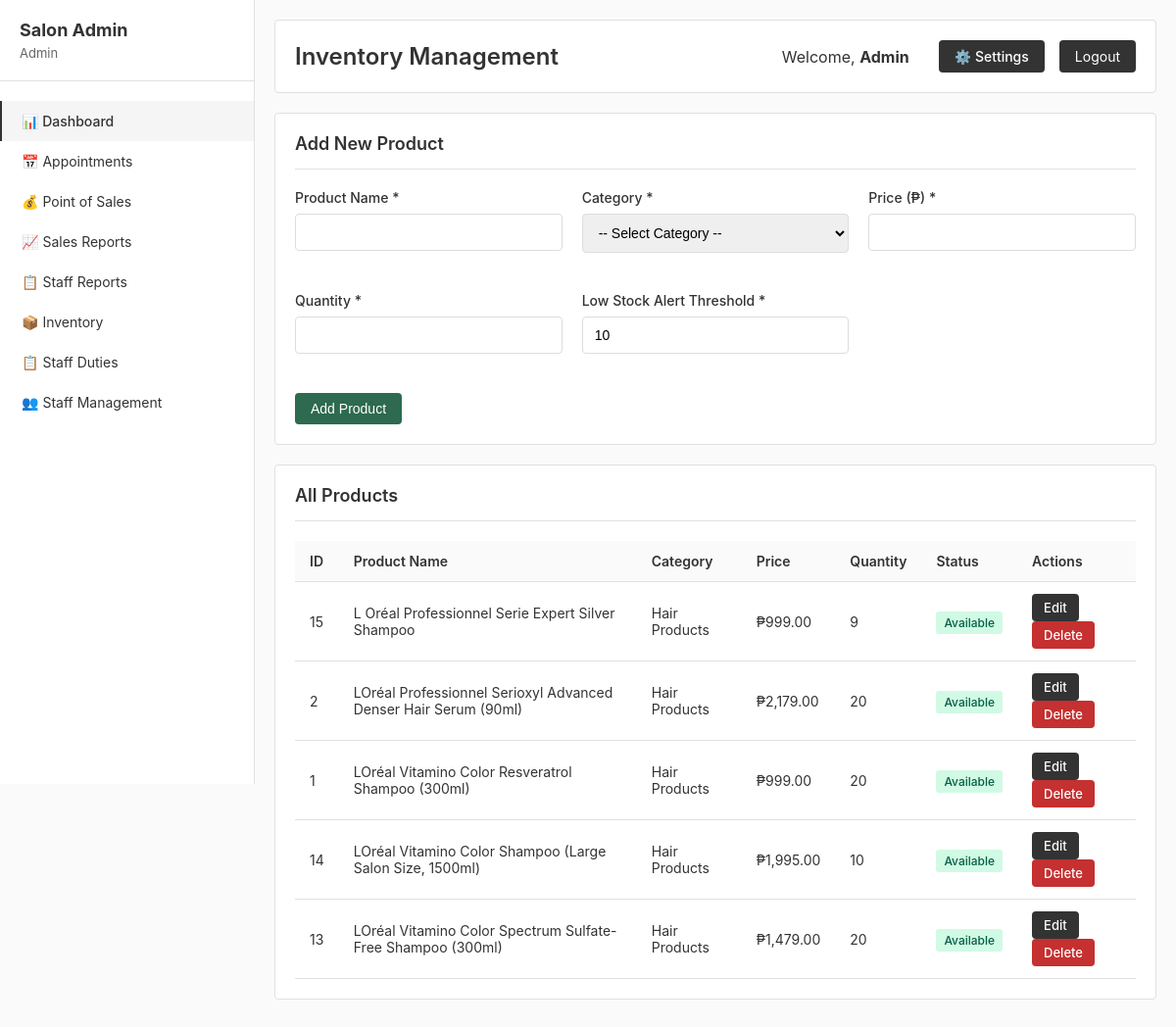
Screenshot of /salon_management_system/admin/inventory.php (signed in) with the database file from the repository.
### tables this page shows
CREATE TABLE `products` (
  `product_id` int(11) NOT NULL,
  `product_name` varchar(100) NOT NULL,
  `category_id` int(11) DEFAULT NULL,
  `price` decimal(10,2) NOT NULL,
  `quantity` int(11) DEFAULT 0,
  `low_stock_threshold` int(11) DEFAULT 10,
  `status` enum('available','out_of_stock') DEFAULT 'available',
  `created_at` timestamp NOT NULL DEFAULT current_timestamp(),
  `updated_at` timestamp NOT NULL DEFAULT current_timestamp() ON UPDATE current_timestamp()
);

CREATE TABLE `product_categories` (
  `category_id` int(11) NOT NULL,
  `category_name` varchar(50) NOT NULL,
  `created_at` timestamp NOT NULL DEFAULT current_timestamp()
);

### salon_management_system/config/auth.php (called while the page is built, shortened)
<?php
function getCurrentUserName()  { return $_SESSION['full_name']  ?? 'User'; }
?>

### salon_management_system/admin/inventory.php (the view, shortened to what this page needs)
<?php
require_once '../config/auth.php';
$pdo = getPDOConnection();
$edit_product = null;
$stmt = $pdo->query("
    SELECT p.*, c.category_name
    FROM products p
    LEFT JOIN product_categories c ON p.category_id = c.category_id
    ORDER BY p.product_name
");
$products = $stmt->fetchAll();
?>
<!DOCTYPE html>
<html lang="en">
<head>
    <link rel="stylesheet" href="../assets/css/style.css">
</head>
<body>
    <div class="dashboard-container">
        <aside class="sidebar">
            <div class="sidebar-header">
                <h2>Salon Admin</h2>
                <p><?php echo getCurrentUserName(); ?></p>
            </div>
            <nav class="sidebar-menu">
                <a href="dashboard.php" class="active">&#x1F4CA; Dashboard</a>
                <a href="appointments_admin.php">&#x1F4C5; Appointments</a>
                <a href="pos.php">&#x1F4B0; Point of Sales</a>
                <a href="sales_reports.php">&#x1F4C8; Sales Reports</a>
                <a href="staff_reports_admin.php">&#x1F4CB; Staff Reports</a>
                <a href="inventory.php">&#x1F4E6; Inventory</a>
                <a href="staff_duties.php">&#x1F4CB; Staff Duties</a>
                <a href="staff_management.php">&#x1F465; Staff Management</a>
            </nav>
        </aside>
        <main class="main-content">
            <div class="top-bar">
                <h1>Inventory Management</h1>
                <div class="user-info">
                    <span style="margin-right: 15px;">Welcome, <strong><?php echo getCurrentUserName(); ?></strong></span>
                    <a href="settings.php" class="btn btn-primary">⚙️ Settings</a>
                    <a href="../logout.php" class="btn-logout">Logout</a>
                </div>
            </div>
            <div class="content-box">
                <h2><?php echo $edit_product ? 'Edit Product' : 'Add New Product'; ?></h2>
                <form method="POST" action="">
                    <div class="form-row">
                        <div class="form-group">
                            <label>Product Name *</label>
                            <input type="text" name="product_name" class="form-control"
                                   value="<?php echo $edit_product['product_name'] ?? ''; ?>" required>
                        </div>
                        <div class="form-group">
                            <label>Category *</label>
                            <select name="category_id" class="form-control" required>
                                <option value="">-- Select Category --</option>
                            </select>
                        </div>
                        <div class="form-group">
                            <label>Price (₱) *</label>
                            <input type="number" name="price" class="form-control" step="0.01" min="0"
                                   value="<?php echo $edit_product['price'] ?? ''; ?>" required>
                        </div>
                        <div class="form-group">
                            <label>Quantity *</label>
                            <input type="number" name="quantity" class="form-control" min="0"
                                   value="<?php echo $edit_product['quantity'] ?? ''; ?>" required>
                        </div>
                        <div class="form-group">
                            <label>Low Stock Alert Threshold *</label>
                            <input type="number" name="low_stock_threshold" class="form-control" min="1"
                                   value="<?php echo $edit_product['low_stock_threshold'] ?? 10; ?>" required>
                        </div>
                    </div>
                    <button type="submit" class="btn btn-success">
                        <?php echo $edit_product ? 'Update Product' : 'Add Product'; ?>
                    </button>
                </form>
            </div>
            <div class="content-box">
                <h2>All Products</h2>
                <div class="table-container">
                    <table>
                        <thead>
                            <tr>
                                <th>ID</th>
                                <th>Product Name</th>
                                <th>Category</th>
                                <th>Price</th>
                                <th>Quantity</th>
                                <th>Status</th>
                                <th>Actions</th>
                            </tr>
                        </thead>
                        <tbody>
                            <?php foreach ($products as $product): ?>
                            <tr>
                                <td><?php echo $product['product_id']; ?></td>
                                <td><?php echo htmlspecialchars($product['product_name']); ?></td>
                                <td><?php echo htmlspecialchars($product['category_name']); ?></td>
                                <td>₱<?php echo number_format($product['price'], 2); ?></td>
                                <td>
                                    <?php if ($product['quantity'] <= $product['low_stock_threshold']): ?>
                                        <span class="badge badge-danger"><?php echo $product['quantity']; ?></span>
                                    <?php else: ?>
                                        <?php echo $product['quantity']; ?>
                                    <?php endif; ?>
                                </td>
                                <td>
                                    <?php if ($product['status'] === 'available'): ?>
                                        <span class="badge badge-success">Available</span>
                                    <?php else: ?>
                                        <span class="badge badge-danger">Out of Stock</span>
                                    <?php endif; ?>
                                </td>
                                <td>
                                    <a href="?edit=<?php echo $product['product_id']; ?>" class="btn btn-primary btn-sm">Edit</a>
                                    <a href="?delete=<?php echo $product['product_id']; ?>"
                                       class="btn btn-danger btn-sm"
                                       onclick="return confirm('Are you sure you want to delete this product?')">Delete</a>
                                </td>
                            </tr>
                            <?php endforeach; ?>
                        </tbody>
                    </table>
                </div>
            </div>
        </main>
    </div>
</body>
</html>

### salon_management_system/assets/css/style.css (style rules this page uses)
* { margin: 0; padding: 0; box-sizing: border-box; }
body { font-family: -apple-system, BlinkMacSystemFont, 'Segoe UI', Roboto, sans-serif; background: #f5f5f5; min-height: 100vh; color: #333; }
.form-group { margin-bottom: 20px; }
.form-group label { display: block; margin-bottom: 8px; color: #333; font-weight: 500; font-size: 14px; }
.form-group input { width: 100%; padding: 10px 12px; border: 1px solid #ddd; border-radius: 4px; font-size: 14px; }
.dashboard-container { display: flex; min-height: 100vh; background: #fafafa; }
.sidebar { width: 260px; background: #fff; border-right: 1px solid #e0e0e0; padding: 20px 0; position: fixed; height: 100vh; overflow-y: auto; }
.sidebar-header { padding: 0 20px 20px; border-bottom: 1px solid #e0e0e0; }
.sidebar-header h2 { font-size: 18px; margin-bottom: 5px; color: #333; }
.sidebar-header p { font-size: 13px; color: #666; }
.sidebar-menu { margin-top: 20px; }
.sidebar-menu a { display: block; padding: 12px 20px; color: #333; text-decoration: none; border-left: 2px solid transparent; font-size: 14px; }
.sidebar-menu a.active { background: #f5f5f5; border-left-color: #333; font-weight: 500; }
.main-content { flex: 1; margin-left: 260px; padding: 20px; }
.top-bar { background: white; padding: 20px; border-radius: 4px; margin-bottom: 20px; border: 1px solid #e0e0e0; display: flex; justify-content: space-between; align-items: center; }
.top-bar h1 { font-size: 24px; color: #333; font-weight: 600; }
.user-info { display: flex; align-items: center; gap: 15px; }
.btn-logout { padding: 8px 16px; background: #333; color: white; border: none; border-radius: 4px; cursor: pointer; text-decoration: none; display: inline-block; font-size: 14px; }
.content-box { background: white; padding: 20px; border-radius: 4px; border: 1px solid #e0e0e0; margin-bottom: 20px; }
.content-box h2 { margin-bottom: 20px; color: #333; padding-bottom: 15px; border-bottom: 1px solid #e0e0e0; font-size: 18px; font-weight: 600; }
.table-container { overflow-x: auto; }
table { width: 100%; border-collapse: collapse; background: white; }
table thead { background: #fafafa; }
table th, table td { padding: 12px 15px; text-align: left; border-bottom: 1px solid #e0e0e0; font-size: 14px; }
table th { font-weight: 600; color: #333; }
.btn { padding: 8px 16px; border: none; border-radius: 4px; cursor: pointer; font-size: 14px; font-weight: 500; text-decoration: none; display: inline-block; }
.btn-primary { background: #333; color: white; }
.btn-success { background: #2d6a4f; color: white; }
.btn-danger { background: #c53030; color: white; }
.btn-sm { padding: 6px 12px; font-size: 13px; }
.form-row { display: grid; grid-template-columns: repeat(auto-fit, minmax(250px, 1fr)); gap: 20px; margin-bottom: 20px; }
.form-control { width: 100%; padding: 10px 12px; border: 1px solid #ddd; border-radius: 4px; font-size: 14px; }
select.form-control { cursor: pointer; }
.badge { padding: 4px 8px; border-radius: 3px; font-size: 12px; font-weight: 500; }
.badge-success { background: #d1fae5; color: #065f46; }

### rows the page displays
products: product_id "15", product_name "L Oréal Professionnel Serie Expert Silver Shampoo", category.category_name "Hair Products", price "999.00", quantity "9", status "Available"
products: product_id "2", product_name "LOréal Professionnel Serioxyl Advanced Denser Hair Serum (90ml)", category.category_name "Hair Products", price "2,179.00", quantity "20", status "Available"
products: product_id "1", product_name "LOréal Vitamino Color Resveratrol Shampoo (300ml)", category.category_name "Hair Products", price "999.00", quantity "20", status "Available"
products: product_id "14", product_name "LOréal Vitamino Color Shampoo (Large Salon Size, 1500ml)", category.category_name "Hair Products", price "1,995.00", quantity "10", status "Available"
products: product_id "13", product_name "LOréal Vitamino Color Spectrum Sulfate-Free Shampoo (300ml)", category.category_name "Hair Products", price "1,479.00", quantity "20", status "Available"

### other values shown
getCurrentUserName() "Admin"
